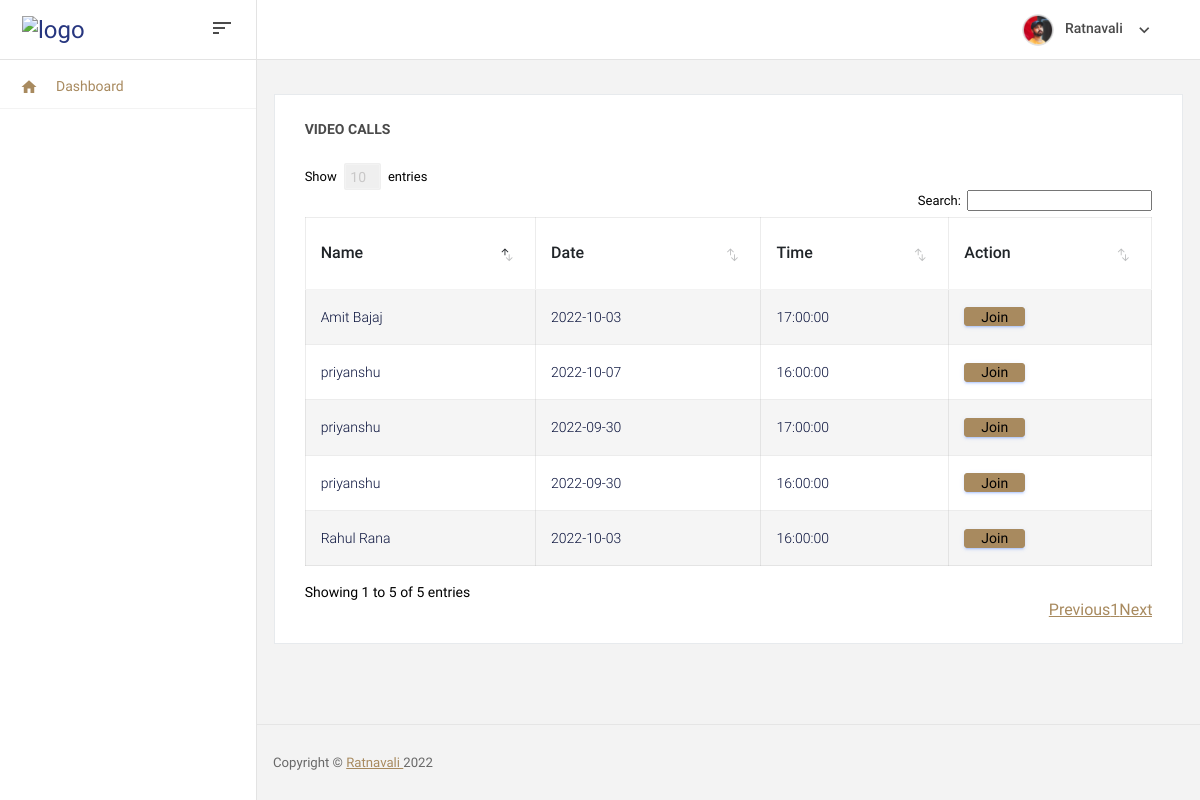
/Admin/dashboard.php (signed in), run on the app's committed database.
### tables this page shows
CREATE TABLE `booked_slots` (
  `slot_id` int(11) NOT NULL,
  `user_id` int(11) NOT NULL,
  `first_name` text NOT NULL,
  `last_name` text NOT NULL,
  `phone` text NOT NULL,
  `email` text NOT NULL,
  `country_id` int(11) NOT NULL,
  `slot_type_id` int(11) NOT NULL,
  `slot_status` int(11) NOT NULL,
  `token` text NOT NULL,
  `session` varchar(220) NOT NULL,
  `date` date NOT NULL,
  `time` time NOT NULL
);

CREATE TABLE `users` (
  `id` int(11) NOT NULL,
  `email` text DEFAULT NULL,
  `password` text DEFAULT NULL,
  `name` text DEFAULT NULL,
  `country` text NOT NULL,
  `phone` text NOT NULL,
  `image` text DEFAULT NULL,
  `created_at` datetime NOT NULL DEFAULT current_timestamp()
);

### Admin/class/Query.php (called while the page is built)
<?php
Class Query{
    private $conn;
    function __construct($conn){
           $this->conn=$conn;
    }
    public function select($qu){
        $ex_query=mysqli_query($this->conn,$qu);
        $array=[];
        while($arr=mysqli_fetch_assoc($ex_query)){
          array_push($array,$arr);
        }
        $rows=mysqli_num_rows($ex_query);
        return json_encode(["rows"=>$rows,"data"=>$array],false);
    }
}
?>

### Admin/class/Admin.php (called while the page is built, shortened)
<?php
require_once("Query.php");
Class Admin extends Query{
    public function callsData(){
       return  $this->select("SELECT * FROM booked_slots INNER JOIN users ON booked_slots.user_id=users.id ORDER BY slot_id desc");
    }
}
?>

### Admin/dashboard.php (the view, shortened to what this page needs)
<?php
require("../config.php");
require("class/Admin.php");
$admin=new Admin($conn);
$data=json_decode($admin->callsData(),true);
$data=$data['data'];
?>
<!DOCTYPE html>
<html lang="en">
<head>
  <link rel="stylesheet" href="vendors/mdi/css/materialdesignicons.min.css">
  <link rel="stylesheet" href="vendors/base/vendor.bundle.base.css">
  <link rel="stylesheet" href="vendors/datatables.net-bs4/dataTables.bootstrap4.css">
  <link rel="stylesheet" href="css/style.css">
  <link rel="stylesheet" href="css/style.css">
</head>
<body>
  <div class="container-scroller">
    <nav class="navbar col-lg-12 col-12 p-0 fixed-top d-flex flex-row">
      <div class="navbar-brand-wrapper d-flex justify-content-center">
        <div class="navbar-brand-inner-wrapper d-flex justify-content-between align-items-center w-100">
          <a class="navbar-brand brand-logo" href=""><img src="../asssets/images/logo-wide.png" alt="logo"/></a>
          <button class="navbar-toggler navbar-toggler align-self-center" type="button" data-toggle="minimize">
            <span class="mdi mdi-sort-variant"></span>
          </button>
        </div>
      </div>
      <div class="navbar-menu-wrapper d-flex align-items-center justify-content-end">
        <ul class="navbar-nav navbar-nav-right">
          <li class="nav-item nav-profile dropdown">
            <a class="nav-link dropdown-toggle" href="#" data-bs-toggle="dropdown" id="profileDropdown">
              <img src="images/faces/face5.jpg" alt="profile"/>
              <span class="nav-profile-name">Ratnavali</span>
            </a>
          </li>
        </ul>
      </div>
    </nav>
    <div class="container-fluid page-body-wrapper">
      <nav class="sidebar sidebar-offcanvas" id="sidebar">
        <ul class="nav">
          <li class="nav-item">
            <a class="nav-link" href="dashboard.php">
              <i class="mdi mdi-home menu-icon"></i>
              <span class="menu-title">Dashboard</span>
            </a>
          </li>
        </ul>
      </nav>
      <div class="main-panel">
        <div class="content-wrapper">
          <div class="row">
            <div class="col-md-12 stretch-card">
              <div class="card">
                <div class="card-body">
                  <p class="card-title">Video Calls</p>
                  <div class="table-responsive">
                    <table id="myTable" class="table">
                      <thead>
                        <tr>
                            <th>Name</th>
                            <th>Date</th>
                            <th>Time</th>
                            <th>Action</th>
                        </tr>
                      </thead>
                      <tbody>
                        <?php
                        for($i=0;$i<sizeof($data);$i++){ ?>
                        <tr>
                         <td><?= $data[$i]['name'] ?></td>
                         <td><?= $data[$i]['date'] ?></td>
                         <td><?= $data[$i]['time'] ?></td>
                         <td><a href='video-room.php?r=<?= $data[$i]['slot_id'] ?>' class="btn btn-primary">Join</a></td>
                        </tr>
                     <?php   }
                        ?>
                      </tbody>
                    </table>
                  </div>
                </div>
              </div>
            </div>
          </div>
        </div>
        <footer class="footer">
        <div class="d-sm-flex justify-content-center justify-content-sm-between">
          <span class="text-muted text-center text-sm-left d-block d-sm-inline-block">Copyright © <a href="" target="_blank">Ratnavali </a><?= date("Y") ?></span>
        </div>
        </footer>
      </div>
    </div>
  </div>
</body>
</html>

### data on the page
booked_slots: user.name "priyanshu", date "2022-10-07", time "16:00:00"
booked_slots: user.name "Rahul Rana", date "2022-10-03", time "16:00:00"
booked_slots: user.name "Amit Bajaj", date "2022-10-03", time "17:00:00"
booked_slots: user.name "priyanshu", date "2022-09-30", time "17:00:00"
booked_slots: user.name "priyanshu", date "2022-09-30", time "16:00:00"
